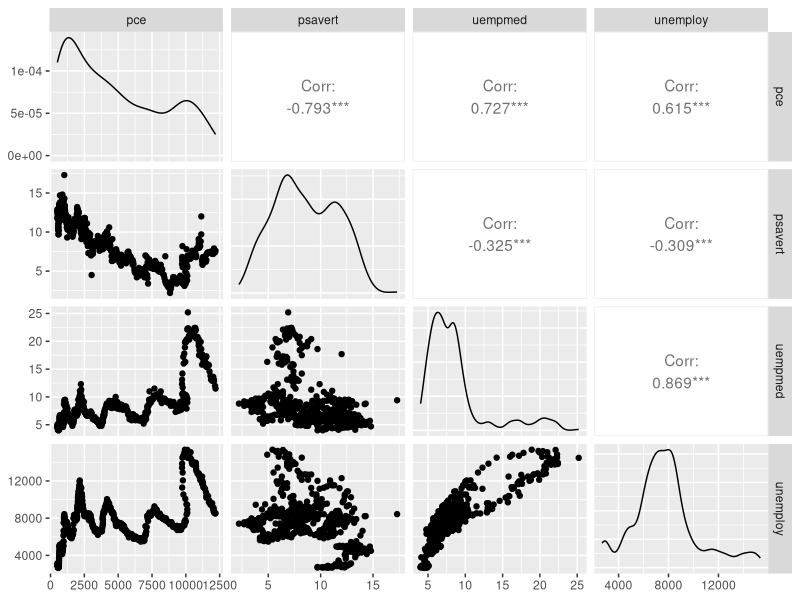
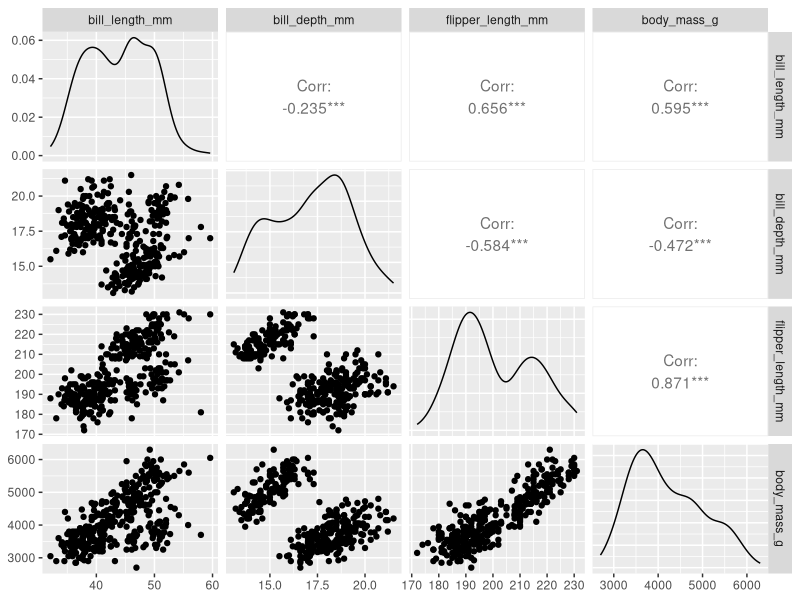
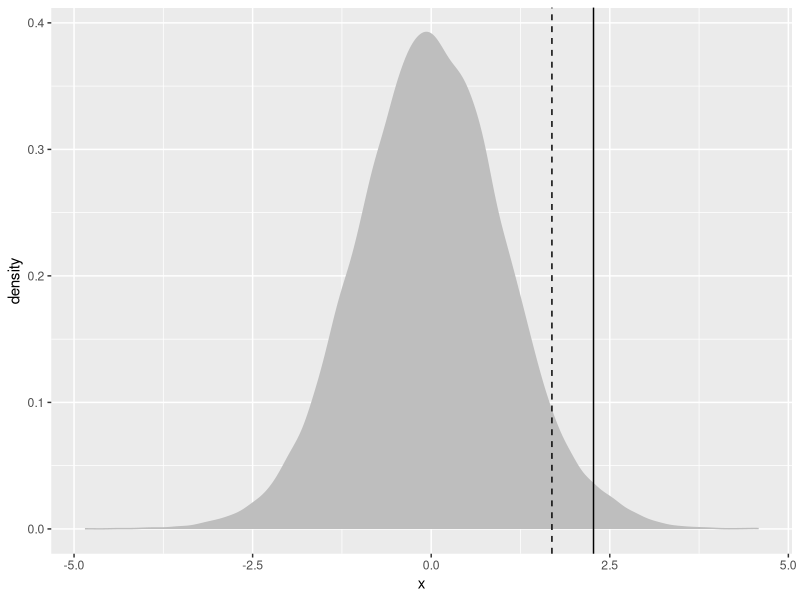

Recreate these plots in R, in order.
#DTA250 - Fall 2023
#JJ

# Summary Statistics ----

# The sample() function will randomly sample a given number of values from a
# vector. For example, if we want to randomly sample 10 values from the vector
# 1:100, we can use the sample() function.

#TODO
# Create a vector of numbers from 1 to 100 and assign it to a variable called
# x. Set the size parameter to 100 and the replace parameter to TRUE
# replace=TRUE means that the values can be sampled more than once

x <- sample(1:100, size=100, replace=TRUE)

#TODO
# Find the mean of x
mean(x)


#TODO
# The following code will create a copy of x into a variable called y
# Then it will replace 20 values in y with NA
y <- x
y[sample(1:100, size=20, replace=FALSE)] <- NA

#TODO
# Find the mean of y
mean(y)


#TODO
# Find the mean of y using the na.rm argument
mean(y, na.rm = TRUE)


# We can replace the NA values in y with the mean of y using the is.na()
# function. The is.na() function will return a logical vector of TRUE and FALSE
# values. The TRUE values correspond to the NA values in y.

#TODO
# Replace the NA values in y with the mean of y

y[is.na(y)] <- mean(y, na.rm = TRUE)


#TODO
# Find the mean of y again
mean(y)

## Weighted Mean ----

# Assume you have the following data:
grades <- c(95, 72, 87, 66)
weights <- c(1/2, 1/4, 1/8, 1/8)

#TODO
# Find the weighted mean of grades
# use the weighted.mean() function

weighted.mean(grades, weights)

# Variance is a measure of how spread out a set of data is. The variance of a
# vector can be calculated using the var() function.

#TODO
# Find the variance of x
# Which equals to
sum((x - mean(x))^2) / (length(x) - 1)

var(x)

jjvar <- function(x) {
  sum((x - mean(x))^2) / (length(x) - 1)
}

jjvar(x)

#TODO
# Find the summary statistics of x using the summary() function
summary(x)

#TODO
# Find the summary statistics of y using the summary() function
summary(y)

# Correlation ----
# The cor() function can be used to calculate the correlation between two
# vectors.

#TODO
# Load the tidyverse package using the library() function
library(tidyverse)

#TODO
# Load the economics dataset from the ggplot2 package using the data() function
data(economics)

#TODO
# Take a look at the very first few rows of the economics dataset using the
# head() function
head(economics)

#TODO
# Find the correlation between the pce and psavert variables in the economics
# dataset. Use the cor() function

cor(economics$pce, economics$psavert)

#TODO
# Find the correlation between pce, psavert, uempmed, and unemploy variables in
# the economics dataset. Use the cor() function

cor(economics[ , c("pce", "psavert", "uempmed", "unemploy")])


#TODO
# Install the GGally package using the install.packages() function

install.packages("GGally")


#TODO
# Load the GGally package using the library() function

library(GGally)


#TODO
# Use the ggpairs() function to visualize the correlation between pce, psavert,
# uempmed, and unemploy variables in the economics dataset

ggpairs(economics[ , c("pce", "psavert", "uempmed", "unemploy")])


#TODO
# Create the ggpairs for the following columns from the penguins dataset
# "bill_length_mm"    "bill_depth_mm" "flipper_length_mm" "body_mass_g"

library(palmerpenguins)
data(penguins)
ggpairs(penguins[ , c("bill_length_mm", 
                      "bill_depth_mm", 
                      "flipper_length_mm",
                      "body_mass_g")])

# T-Test

# JJ has a chicken shack called JJ fill-a
# The average customer spends 50 dollar
# JJ decided to start a marketing campaign
# One day after the campaign
# In the first day after the campaign 30 customers came to the shack
# The average customer spends 60 dollar

new_sales <- sample(10:100, size=30, replace = TRUE)
mean(new_sales)

# H0: the true average is 50
# H1: the true average is greater than 50

t.test(new_sales, alternative = "greater", mu=50)
new_sales_ttest <- t.test(new_sales, alternative = "greater", mu=50)

randT <- rt(n=30000, df=29)
randTDF <- data.frame(x=randT)

ggplot(data = randTDF) +
  geom_density(aes(x=x), fill="grey", color="grey") +
  geom_vline(xintercept = new_sales_ttest$statistic) +
  geom_vline(xintercept = 1.69, linetype=2)
